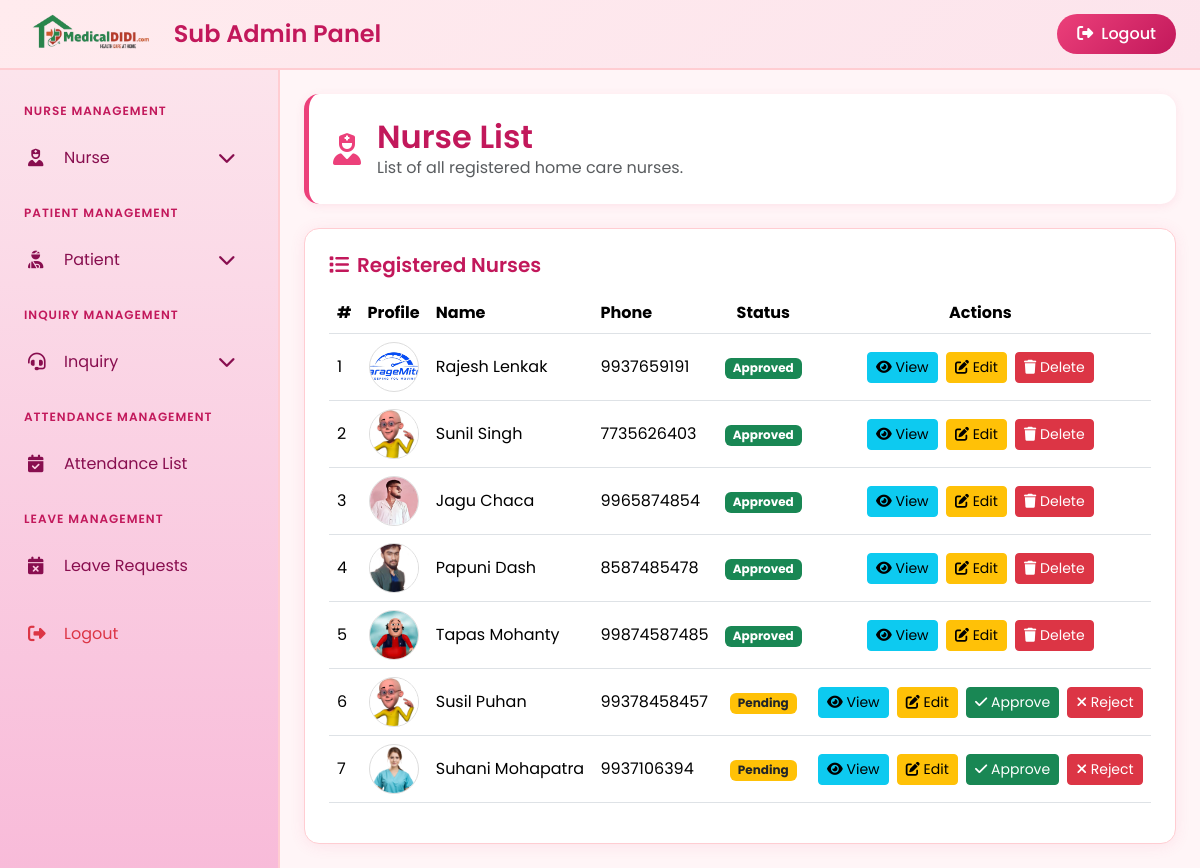
Page /subadmin/nurse-list/ on the committed database.
### app/models.py (models this page shows, shortened)
class Nurse(models.Model):
    GENDER_CHOICES = (
        ('Male', 'Male'),
        ('Female', 'Female'),
        ('Other', 'Other'),
    )
    full_name = models.CharField(max_length=200)
    gender = models.CharField(max_length=20, choices=GENDER_CHOICES)
    dob = models.DateField()
    profile_image = models.ImageField(upload_to='nurse_profile/', null=True, blank=True)
    aadhaar_image = models.ImageField(upload_to='nurse_aadhaar/', null=True, blank=True)
    email = models.EmailField()
    phone = models.CharField(max_length=20, unique=True)
    address = models.TextField()
    pin_code = models.CharField(max_length=10)
    certificate_image = models.ImageField(upload_to='nurse_certificates/', null=True, blank=True)
    experience = models.CharField(max_length=200)
    joining_date = models.DateField()
    password = models.CharField(max_length=200, default='')
    is_approved = models.BooleanField(default=False)
    parents_name = models.CharField(max_length=200, null=True, blank=True)
    parents_aadhaar_image = models.ImageField(upload_to='nurse_parents_aadhaar/', null=True, blank=True)
    parents_contact_number = models.CharField(max_length=20, null=True, blank=True)
    created_at = models.DateTimeField(auto_now_add=True)

### app/views.py (the view)
# urls.py: path('subadmin/nurse-list/', views.subadmin_nurse_list, name='subadmin_nurse_list'),
def subadmin_nurse_list(request):
    nurses = Nurse.objects.all().order_by('-id')
    return render(request, 'subadmin/nurse_list.html', {'nurses': nurses})

### templates/subadmin/nurse_list.html (shortened to what this page needs)
{% extends "subadmin/sub_admin_dashboard.html" %}
{% load static %}
{% block content %}
<div class="page-header">
    <div class="d-flex align-items-center">
        <i class="fas fa-user-nurse fa-2x me-3" style="color: var(--primary-pink);"></i>
        <div>
            <h2>Nurse List</h2>
            <p class="mb-0 text-muted">List of all registered home care nurses.</p>
        </div>
    </div>
</div>
<div class="dashboard-card">
    <h5 class="mb-3" style="color: var(--dark-pink); font-weight: 600;">
        <i class="fas fa-list me-2"></i>Registered Nurses
    </h5>
    <div class="table-responsive">
        <table class="table table-hover align-middle">
            <thead style="background: var(--light-pink);">
                <tr>
                    <th>#</th>
                    <th class="text-center">Profile</th>
                    <th>Name</th>
                    <th>Phone</th>
                    <th class="text-center">Status</th>
                    <th class="text-center">Actions</th>
                </tr>
            </thead>
            <tbody>
                {% for n in nurses %}
                <tr>
                    <td>{{ forloop.counter }}</td>
                    <td class="text-center">
                        {% if n.profile_image %}
                            <img src="{{ n.profile_image.url }}"
                                 alt="{{ n.full_name }} Profile"
                                 width="50" height="50"
                                 style="object-fit:cover; border-radius:50%; border: 1px solid #ddd;">
                        {% else %}
                            <div class="rounded-circle bg-pink-100 d-flex align-items-center justify-content-center mx-auto"
                                 style="width:50px; height:50px;">
                                <i class="fas fa-user-nurse" style="color:var(--primary-pink);"></i>
                            </div>
                        {% endif %}
                    </td>
                    <td>{{ n.full_name|default:"N/A" }}</td>
                    <td>{{ n.phone|default:"N/A" }}</td>
                    <td class="text-center">
                        {% if n.is_approved %}
                            <span class="badge bg-success">Approved</span>
                        {% else %}
                            <span class="badge bg-warning text-dark">Pending</span>
                        {% endif %}
                    </td>
                    <td class="text-center">
                        <a href="{% url 'nurse_view' n.id %}" class="btn btn-info btn-sm" title="View Details">
                            <i class="fas fa-eye"></i> View
                        </a>
                        <a href="{% url 'subadmin_nurse_edit' n.id %}" class="btn btn-warning btn-sm ms-1" title="Edit Details">
                            <i class="fas fa-edit"></i> Edit
                        </a>
                        {% if not n.is_approved %}
                            <a href="{% url 'approve_nurse' n.id %}" class="btn btn-success btn-sm ms-1 btn-approve" title="Approve">
                                <i class="fas fa-check"></i> Approve
                            </a>
                            <a href="{% url 'reject_nurse' n.id %}" class="btn btn-danger btn-sm ms-1 btn-reject" title="Reject">
                                <i class="fas fa-times"></i> Reject
                            </a>
                        {% else %}
                            <a href="{% url 'subadmin_nurse_delete' n.id %}" class="btn btn-danger btn-sm ms-1 btn-delete" title="Delete">
                                <i class="fas fa-trash"></i> Delete
                            </a>
                        {% endif %}
                    </td>
                </tr>
                {% endfor %}
            </tbody>
        </table>
    </div>
</div>
{% endblock content %}

### templates/subadmin/sub_admin_dashboard.html (shortened to what this page needs)
{% load static %}
<!doctype html>
<html lang="en">
<head>
    <link href="https://cdn.jsdelivr.net/npm/bootstrap@5.3.2/dist/css/bootstrap.min.css" rel="stylesheet">
    <link rel="stylesheet" href="https://cdnjs.cloudflare.com/ajax/libs/font-awesome/6.4.2/css/all.min.css">
</head>
<body>
    <header class="admin-header">
        <div class="header-logo">
            <img src="{% static 'image/oops.png' %}" alt="Medical Didi">
            <h4>Sub Admin Panel</h4>
        </div>
        <div class="header-actions">
            <a href="{% url 'sub_admin_logout' %}" class="btn btn-logout">
                <i class="fas fa-sign-out-alt me-2"></i>Logout
            </a>
        </div>
    </header>
    <aside class="sidebar" id="sidebar">
        <ul class="sidebar-menu">
            <li class="menu-heading">Nurse Management</li>
            <li class="menu-item">
                <a href="#" class="menu-link" data-bs-toggle="collapse" data-bs-target="#nurseMenu">
                    <i class="fas fa-user-nurse"></i>
                    <span>Nurse</span>
                    <i class="fas fa-chevron-down chevron"></i>
                </a>
            </li>
            <li class="menu-heading">Patient Management</li>
            <li class="menu-item">
                <a href="#" class="menu-link {% if 'patient' in request.path %}active{% endif %}" data-bs-toggle="collapse" data-bs-target="#patientMenu" aria-expanded="{% if 'patient' in request.path %}true{% else %}false{% endif %}">
                    <i class="fas fa-user-injured"></i>
                    <span>Patient</span>
                    <i class="fas fa-chevron-down chevron"></i>
                </a>
            </li>
            <li class="menu-heading">Inquiry Management</li>
            <li class="menu-item">
                <a href="#" class="menu-link" data-bs-toggle="collapse" data-bs-target="#inquiryMenu">
                    <i class="fas fa-headset"></i>
                    <span>Inquiry</span>
                    <i class="fas fa-chevron-down chevron"></i>
                </a>
            </li>
            <li class="menu-heading">Attendance Management</li>
            <li class="menu-item">
                <a href="{% url 'subadmin_attendance_list' %}" class="menu-link">
                    <i class="fas fa-calendar-check"></i>
                    <span>Attendance List</span>
                </a>
            </li>
            <li class="menu-heading">Leave Management</li>
            <li class="menu-item">
                <a href="{% url 'subadmin_leave_list' %}" class="menu-link">
                    <i class="fas fa-calendar-times"></i>
                    <span>Leave Requests</span>
                </a>
            </li>
            <li class="menu-item mt-3">
                <a href="{% url 'sub_admin_logout' %}" class="menu-link text-danger">
                    <i class="fas fa-sign-out-alt"></i>
                    <span>Logout</span>
                </a>
            </li>
        </ul>
    </aside>
    <main class="main-content">
        {% block content %}{% endblock content %}
    </main>
</body>
</html>

### templates/subadmin/sub_admin_dashboard.html (style rules this page uses)
:root { --primary-pink: #ec407a; --dark-pink: #c2185b; --light-pink: #fce4ec; --soft-pink: #fff5f7; --hover-pink: #f8bbd9; --sidebar-width: 280px; }
* { margin: 0; padding: 0; box-sizing: border-box; }
body { font-family: 'Poppins', sans-serif; background-color: var(--soft-pink); overflow-x: hidden; }
.admin-header { background: linear-gradient(135deg, #ffebee 0%, #fce4ec 100%); border-bottom: 2px solid #ffcdd2; padding: 0.75rem 1.5rem; position: fixed; top: 0; left: 0; right: 0; z-index: 1040; height: 70px; display: flex; align-items: center; justify-content: space-between; }
.header-logo { display: flex; align-items: center; gap: 15px; }
.header-logo img { height: 50px; width: auto; object-fit: contain; }
.header-logo h4 { color: var(--dark-pink); margin: 0; font-weight: 600; }
.header-actions { display: flex; align-items: center; gap: 15px; }
.btn-logout { background: linear-gradient(135deg, var(--primary-pink) 0%, var(--dark-pink) 100%); border: none; color: white; padding: 0.5rem 1.25rem; border-radius: 25px; font-weight: 500; transition: all 0.3s ease; }
.sidebar { width: var(--sidebar-width); background: linear-gradient(180deg, #fce4ec 0%, #f8bbd9 100%); height: 100vh; position: fixed; left: 0; top: 70px; overflow-y: auto; border-right: 2px solid #ffcdd2; z-index: 1030; transition: transform 0.3s ease; }
.sidebar-menu { list-style: none; padding: 1rem 0; }
.menu-heading { padding: 1rem 1.5rem 0.5rem; font-size: 0.75rem; text-transform: uppercase; letter-spacing: 1px; color: var(--dark-pink); font-weight: 600; }
.menu-item { margin: 0.25rem 0; }
.menu-link { display: flex; align-items: center; padding: 0.875rem 1.5rem; color: #880e4f; text-decoration: none; transition: all 0.3s ease; border-left: 4px solid transparent; }
.menu-link i { width: 24px; margin-right: 12px; font-size: 1.1rem; }
.menu-link .chevron { margin-left: auto; transition: transform 0.3s ease; }
.main-content { margin-left: var(--sidebar-width); margin-top: 70px; padding: 1.5rem; min-height: calc(100vh - 70px); }
.page-header { background: white; border-radius: 15px; padding: 1.5rem; margin-bottom: 1.5rem; border-left: 5px solid var(--primary-pink); box-shadow: 0 2px 10px rgba(236, 64, 122, 0.1); }
.page-header h2 { color: var(--dark-pink); margin: 0; font-weight: 600; }
.dashboard-card { background: white; border-radius: 15px; padding: 1.5rem; box-shadow: 0 2px 15px rgba(236, 64, 122, 0.1); border: 1px solid #ffcdd2; transition: transform 0.3s ease; }

### rows in the picture
Nurse: profile_image (picture), full_name "Rajesh Lenkak", phone "9937659191", is_approved "Approved"
Nurse: profile_image (picture), full_name "Sunil Singh", phone "7735626403", is_approved "Approved"
Nurse: profile_image (picture), full_name "Jagu Chaca", phone "9965874854", is_approved "Approved"
Nurse: profile_image (picture), full_name "Papuni Dash", phone "8587485478", is_approved "Approved"
Nurse: profile_image (picture), full_name "Tapas Mohanty", phone "99874587485", is_approved "Approved"
Nurse: profile_image (picture), full_name "Susil Puhan", phone "99378458457", is_approved "Pending"
Nurse: profile_image (picture), full_name "Suhani Mohapatra", phone "9937106394", is_approved "Pending"
